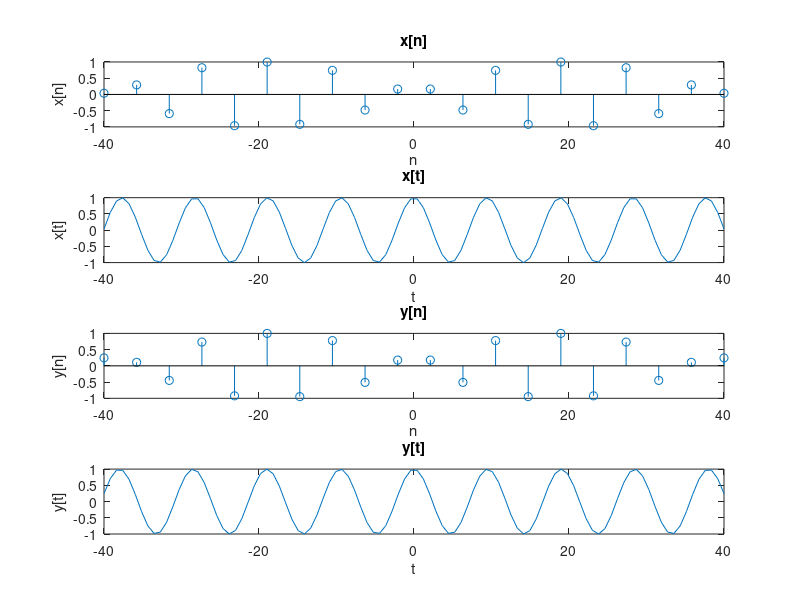

MATLAB code for this plot:
n = linspace(-40,40,20);
t = linspace(-40,40);

Xn = cos((2.*n)./3);
Xt = cos((2.*t)./3);

Yn = cos((8.*pi.*n)./38);
Yt = cos((8.*pi.*t)./38);

figure('Name','problem 4');
subplot(4,1,1);
stem(n,Xn);
xlabel('n');
ylabel('x[n]');
title('x[n]');

subplot(4,1,2);
plot(t,Xt);
xlabel('t');
ylabel('x[t]');
title('x[t]');

subplot(4,1,3);
stem(n,Yn);
xlabel('n');
ylabel('y[n]');
title('y[n]');

subplot(4,1,4);
plot(t,Yt);
xlabel('t');
ylabel('y[t]');
title('y[t]');
